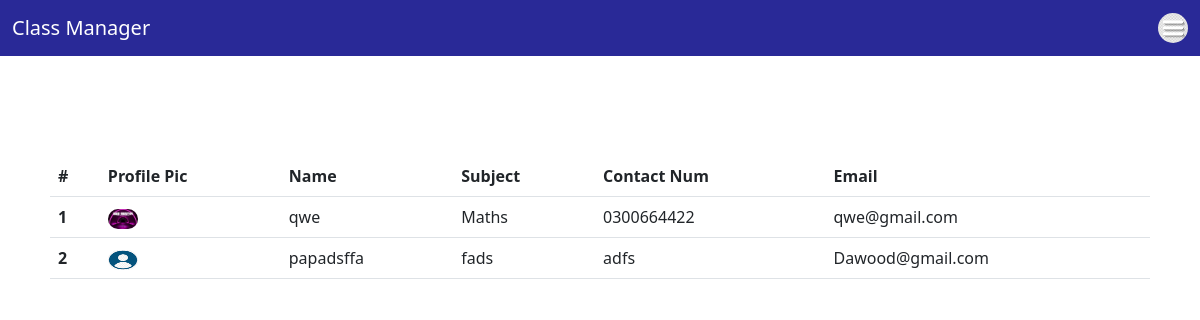
Page /student_app/all_teachers (signed in) on the committed database.
### LOGIN_APP/models.py (models this page shows)
class TeacherProfile(models.Model):
    teacher = models.OneToOneField(User,on_delete=models.CASCADE,related_name='teacher_profile')
    profile_pic = models.ImageField(upload_to='teacher_profile',blank=True)
    contact_num = models.CharField(max_length=11)
    subject = models.CharField(max_length=70)
    role = models.CharField(max_length=50)  # Teacher`s Role e.g. Principal,Coordinator

class User(AbstractUser):
    is_teacher = models.BooleanField(default=False)
    is_student = models.BooleanField(default=False)

### Student_App/views.py (the view)
# urls.py: path('all_teachers', views.all_teachers, name='all_teachers'),
@login_required(login_url='loginapp:Login')
def all_teachers(request):
    all_teachers_of_school = TeacherProfile.objects.all()
    dict = {'all_teachers_of_school':all_teachers_of_school}
    return render(request,'student_app/all_teachers.html',dict)

### templates/student_app/all_teachers.html (shortened to what this page needs)
{% extends 'base.html' %}
{% block bodyblock %}
<div class="main-div">
<table class="table">
    <thead>
        <tr class="main-row">
            <th scope="col" class="heading">#</th>
            <th scope="col" class="heading">Profile Pic</th>
            <th scope="col" class="heading">Name</th>
            <th scope="col" class="heading">Subject</th>
            <th scope="col" class="heading">Contact Num</th>
            <th scope="col" class="heading">Email</th>
        </tr>
    </thead>
    <tbody>
        {%for x in all_teachers_of_school%}
        <tr>
            <th scope="row">{{forloop.counter}}</th>
            <td>
                {%if x.profile_pic%}
                <img src="{{x.profile_pic.url}}" style="width:30px; height: 20px; border-radius: 15px;">
                {%else%}
                <img src="/media/student_profile/user.png" style="width:30px; height:20px; border-radius:15px;">
                {%endif%}
            </td>
            <td>{{x.teacher}}</td>
            <td>{{x.subject}}</td>
            <td>{{x.contact_num}}</td>
            <td>{{x.teacher.email}}</td>
        </tr>
        {%endfor%}
    </tbody>
</table>
</div>
{% endblock bodyblock %}

### templates/student_app/all_teachers.html (style rules this page uses)
.main-row { background-color: rgb(48, 46, 46); }
.main-div { display: flex; flex-direction: row; justify-content: flex-start; align-items: flex-start; margin-top: 100px; margin-left: 50px; margin-right: 50px; }
.heading { color: white; }

### rows in the picture
TeacherProfile: profile_pic (picture), teacher "qwe", subject "Maths", contact_num "0300664422", teacher.email "qwe@gmail.com"
TeacherProfile: teacher "papadsffa", subject "fads", contact_num "adfs", teacher.email "Dawood@gmail.com"
